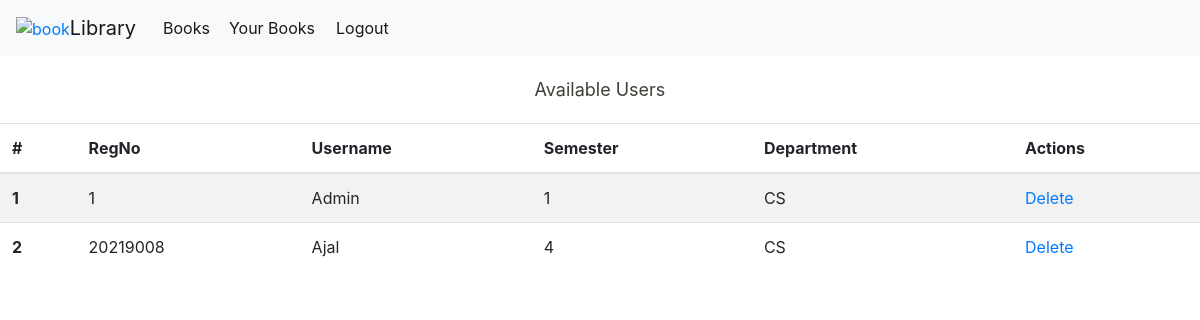
The app's page /home.php with its own data.
### tables this page shows
CREATE TABLE `Users` (
  `username` varchar(100) DEFAULT NULL,
  `sem` int DEFAULT NULL,
  `department` varchar(100) DEFAULT NULL,
  `regNo` int NOT NULL,
  `password` varchar(200) DEFAULT NULL,
  `isAdmin` tinyint DEFAULT '0',
  PRIMARY KEY (`regNo`)
);

### home.php (the view, shortened to what this page needs)
<?php
include "dbConfig.php";
$query = "select * from Users";
$user = mysqli_query($conn, $query);
?>
<!DOCTYPE html>
<html lang="en">
  <head>
    <link
      rel="stylesheet"
      href="https://maxcdn.bootstrapcdn.com/bootstrap/4.0.0/css/bootstrap.min.css"
    />
    <link rel="stylesheet" href="./static/css/home.css" />
  </head>
  <body>
    <?php include "templates/navbar.php" ?>
    <div class="heading">Available Users</div>
    <div class="table-responsive-lg">
      <table class="table table-striped">
        <thead>
          <tr>
            <th scope="col">#</th>
            <th scope="col">RegNo</th>
            <th scope="col">Username</th>
            <th scope="col">Semester</th>
            <th scope="col">Department</th>
            <th scope="col">Actions</th>
          </tr>
        </thead>
        <tbody>
       <?php
       $count = 0;
       if(mysqli_num_rows($user) > 0){
         while($table = mysqli_fetch_array($user)) {
           $count += 1;
          echo "<tr>";
          echo "<th scope='row'>".$count."</th>";
          echo "<td>".$table['regNo']."</td>";
          echo "<td>".$table['username']."</td>";
          echo "<td>".$table['sem']."</td>";
          echo "<td>".$table['department']."</td>";
          echo "<td><a href='deleteUser.php?id=".$table['regNo']."'>Delete</a></td>";
          echo "</tr>";
         }
      }else {
        echo "<p class='dangerText'>No data found</p>";
      }
       ?>
        </tbody>
      </table>
    </div>
  </body>
</html>

### static/css/home.css (style rules this page uses)
.heading { width: 100%; padding: 20px; display: flex; align-items: center; justify-content: center; color: #423e37; font-size: 18px; }

### records on screen
users: regNo "1", username "Admin", sem "1", department "CS"
users: regNo "20219008", username "Ajal", sem "4", department "CS"
